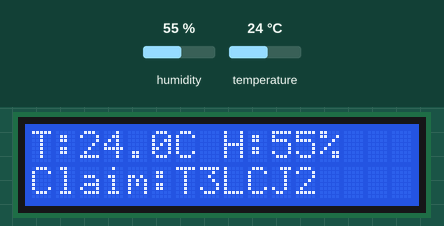
Recording of a sketch running on a simulated ESP32. Parts: 16×2 character LCD. The inputs (shaded band) are chosen by the test bench; at power-on: humidity 55 %, temperature 24 °C. WiFi joins after 1.5 s; servers stay silent unless stated; the local clock reads 2024-03-15 10:24:30 at power-on unless the sketch sets it; random numbers use the default seed unless the sketch sets one; no MQTT or app messages arrive unless stated; what the sketch prints to the serial monitor is not drawn.

Above: at 5.6 s.
5.7 s: humidity set to 22 %
At 10.6 s:
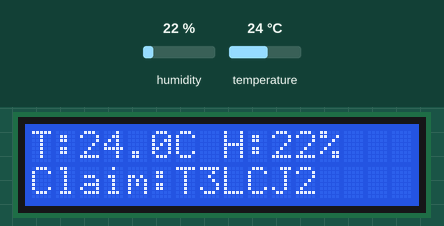
12.5 s: temperature set to 12 °C
At 15.6 s:
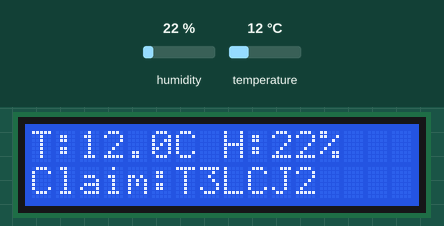
19.3 s: humidity set to 40 %
At 20.7 s:
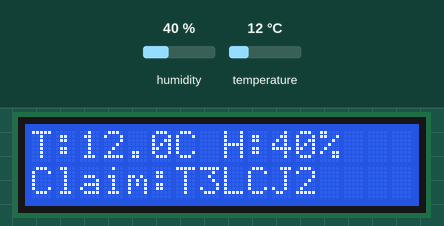
26.1 s: temperature set to 19 °C
At 30.7 s:
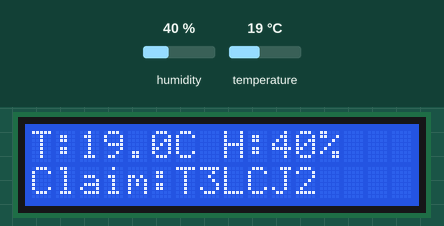
Timing chart, 0 to 32.2 s (numbered marks = the images above; inputs shaded):
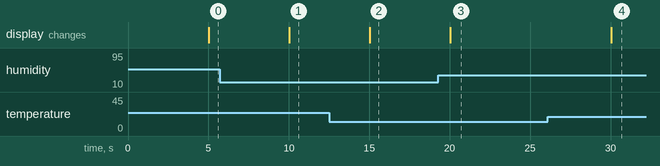

The sketch:

sketch.ino
```cpp
/*
 * =====================================================================
 *  Secure IoT Device Lifecycle — ESP32 client (Wokwi simulation)
 *
 *  - Connects to ThingsBoard over MQTT + TLS/mTLS (MQTTS)
 *  - Authenticates with an X.509 ECDSA client certificate
 *  - Publishes DHT22 temperature/humidity telemetry
 *  - Generates a 6-char challenge code (shown on the LCD) and publishes
 *    a Device Claiming request
 *
 *  Circuit:
 *    ESP32 DevKit C
 *    DHT22  -> GPIO 15
 *    LCD I2C 16x2 -> SDA GPIO 21, SCL GPIO 22 (address 0x27)
 *
 *  IMPORTANT: paste the FULL contents of your generated certificates
 *  into CA_CERT / CLIENT_CERT / CLIENT_KEY below, and set MQTT_HOST /
 *  MQTT_PORT to your Pinggy tunnel address.
 * =====================================================================
 */
#include <WiFi.h>
#include <WiFiClientSecure.h>
#include <PubSubClient.h>
#include <DHT.h>
#include <Wire.h>
#include <LiquidCrystal_I2C.h>
#include <time.h>

const char* WIFI_SSID = "Wokwi-GUEST";
const char* WIFI_PASS = "";

// Public Pinggy tunnel address + forwarded port for the TB MQTTS broker
const char* MQTT_HOST = "XXXX.run.pinggy-free.link";
const int   MQTT_PORT = 39015;

// ---- Root CA (contents of ca.pem) ----
const char* CA_CERT = R"CA(
-----BEGIN CERTIFICATE-----
... paste the full contents of ca.pem here ...
-----END CERTIFICATE-----
)CA";

// ---- Client certificate (contents of esp32_ec.crt) ----
const char* CLIENT_CERT = R"CC(
-----BEGIN CERTIFICATE-----
... paste the full contents of esp32_ec.crt here ...
-----END CERTIFICATE-----
)CC";

// ---- Client private key (contents of esp32_ec_pkcs8.key) ----
const char* CLIENT_KEY = R"CK(
-----BEGIN PRIVATE KEY-----
... paste the full contents of esp32_ec_pkcs8.key here ...
-----END PRIVATE KEY-----
)CK";

#define DHTPIN 15
#define DHTTYPE DHT22
DHT dht(DHTPIN, DHTTYPE);
LiquidCrystal_I2C lcd(0x27, 16, 2);

WiFiClientSecure net;
PubSubClient client(net);

String claimCode;
unsigned long lastPub = 0;

String genClaimCode() {
  const char* cs = "ABCDEFGHJKLMNPQRSTUVWXYZ23456789";
  String s = "";
  for (int i = 0; i < 6; i++) s += cs[random(0, 32)];
  return s;
}

void connectWifi() {
  WiFi.mode(WIFI_STA);
  WiFi.begin(WIFI_SSID, WIFI_PASS);
  lcd.clear(); lcd.print("WiFi...");
  while (WiFi.status() != WL_CONNECTED) { delay(300); Serial.print("."); }
}

void syncTime() {
  // TLS needs a valid clock to validate certificate notBefore/notAfter
  configTime(0, 0, "pool.ntp.org", "time.nist.gov");
  time_t now = time(nullptr);
  while (now < 1700000000) { delay(200); now = time(nullptr); }
}

void connectMqtt() {
  client.setBufferSize(1024);
  while (!client.connected()) {
    if (client.connect("esp32-dht-01")) {
      String p = "{\"secretKey\":\"" + claimCode + "\",\"durationMs\":600000}";
      client.publish("v1/devices/me/claim", p.c_str());
    } else {
      delay(2000);
    }
  }
}

void setup() {
  Serial.begin(115200);
  randomSeed(esp_random());
  dht.begin();
  Wire.begin(21, 22);
  lcd.init(); lcd.backlight();
  claimCode = genClaimCode();

  net.setCACert(CA_CERT);
  net.setCertificate(CLIENT_CERT);
  net.setPrivateKey(CLIENT_KEY);

  connectWifi();
  syncTime();
  client.setServer(MQTT_HOST, MQTT_PORT);
  connectMqtt();
}

void loop() {
  if (!client.connected()) connectMqtt();
  client.loop();

  if (millis() - lastPub > 5000) {
    lastPub = millis();
    float t = dht.readTemperature();
    float h = dht.readHumidity();
    if (isnan(t) || isnan(h)) return;

    char msg[96];
    snprintf(msg, sizeof(msg), "{\"temperature\":%.1f,\"humidity\":%.1f}", t, h);
    client.publish("v1/devices/me/telemetry", msg);

    lcd.clear();
    lcd.setCursor(0, 0); lcd.printf("T:%.1fC H:%.0f%%", t, h);
    lcd.setCursor(0, 1); lcd.print("Claim:"); lcd.print(claimCode);
  }
}
```

Measured:
- after the input at 5.7 s, the display: changes after 4.3 s (image 1)
- after the input at 12.5 s, the display: changes after 2.5 s (image 2)
- after the input at 19.3 s, the display: changes after 0.74 s (image 3)
- after the input at 26.1 s, the display: changes after 3.9 s (image 4)
